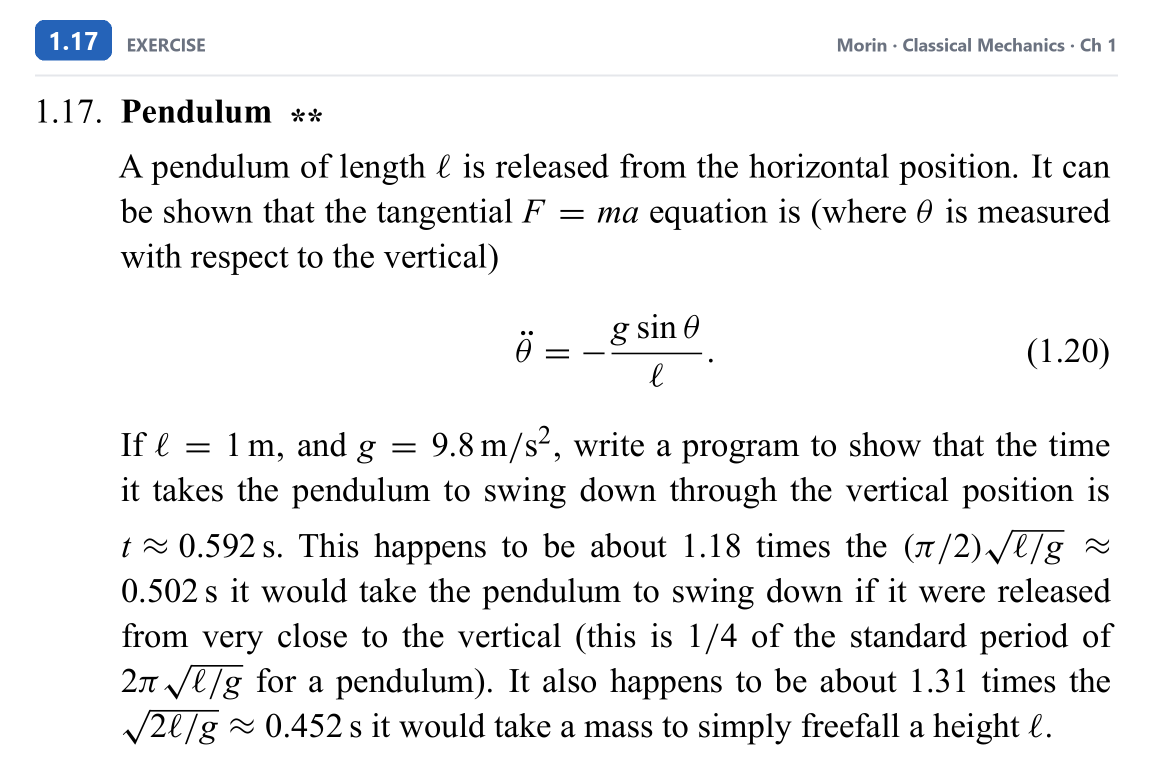
#> input picture importer_EJEE/sample_data/source_assets/0f2fbb44-646d-4618-8e80-bd0276111838.webp, 2305 x 1541 px (shown at 1/2 size)
$ python -i raster_figures.py   (imports and definitions only)
#> lines starting #> are read from the running program, lines starting #| are printed output that depends on the picture; after the words box and inside, x2 and y2 are one past the last pixel; in counts of white or black regions, pixels touching at a corner belong together
#> further down, picture is the input picture: PIL image 2305x1541 RGB; mean R, G, B 239.3, 239.5, 239.8
"""Lossless raster figure export shared by model previews and final publishing."""
import math
import numpy as np
from PIL import Image, ImageOps


def _border_pixels(rgb):
    return np.concatenate([rgb[0], rgb[-1], rgb[:, 0], rgb[:, -1]])


def background_colour(image):
    """Dominant page colour, read from the outer border of the full source."""
    rgb = np.asarray(image.convert('RGB'))
    return tuple(int(v) for v in np.median(_border_pixels(rgb), axis=0))


def background_is_dark(image):
    """True for black-board style pages (light writing on a dark canvas)."""
    return sum(background_colour(image)) / 3 < 96


def _drop_thin_rules(ink, rules, axis, coverage):
    """Remove only the pixels of thin page-spanning faint rules from ink.

    axis=0 -> horizontal rules (rows), axis=1 -> vertical rules (columns).
    """
    length = rules.shape[1] if axis == 0 else rules.shape[0]
    counts = rules.sum(axis=1 - axis)
    lines = [i for i in range(len(counts)) if counts[i] >= length * coverage]
    groups = []
    for i in lines:
        if groups and i == groups[-1][-1] + 1:
            groups[-1].append(i)
        else:
            groups.append([i])
    for group in groups:
        if len(group) <= 3:
            for i in group:
                if axis == 0:
                    ink[i] &= ~rules[i]
                else:
                    ink[:, i] &= ~rules[:, i]


def content_ink(image):
    """Mark real figure/text ink, ignoring page furniture, keeping original pixels.

    Light pages: ignore only faint, thin page-spanning neutral rules (the EJEE
    question/answer column divider is a full-height vertical one; notebook rules
    are horizontal). Dark axes, colored arrows and short gray labels remain
    content. Detect on the full source so a short line in a tight figure cannot
    look page-wide.

    Dark pages (black-board solutions): anything clearly brighter than the
    dominant dark background is ink. Treating the black canvas itself as ink
    made every crop edge look cut, so those crops could never be accepted.
    """
    rgb = np.asarray(image.convert('RGB'))
    if background_is_dark(image):
        bg = np.median(_border_pixels(rgb), axis=0)
        ink = np.abs(rgb.astype(np.int16) - bg.astype(np.int16)).max(axis=2) > 40
        return Image.fromarray((ink * 255).astype(np.uint8), 'L')
    rgb16 = rgb.astype(np.int16)
    low, high = rgb16.min(axis=2), rgb16.max(axis=2)
    lum = np.asarray(image.convert('L'))
    ink = lum < 245
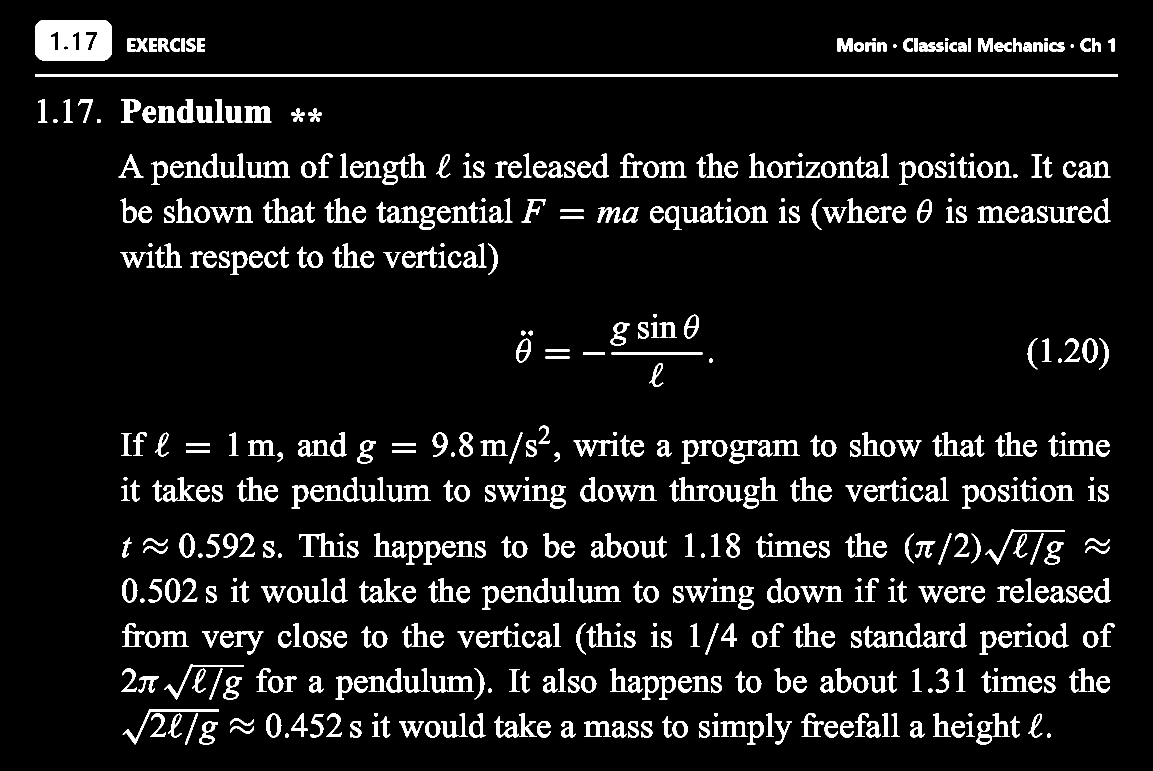
#> ink: shape (1541, 2305) bool (shown at 1/2 size); 7.8% white; 613 white regions, largest, box (x1, y1, x2, y2) and area: (70, 40, 224, 121) 11211, (70, 149, 2236, 153) 8664, (492, 323, 580, 356) 1295
    rules = ((high - low) <= 12) & (low >= 190) & (low < 245)
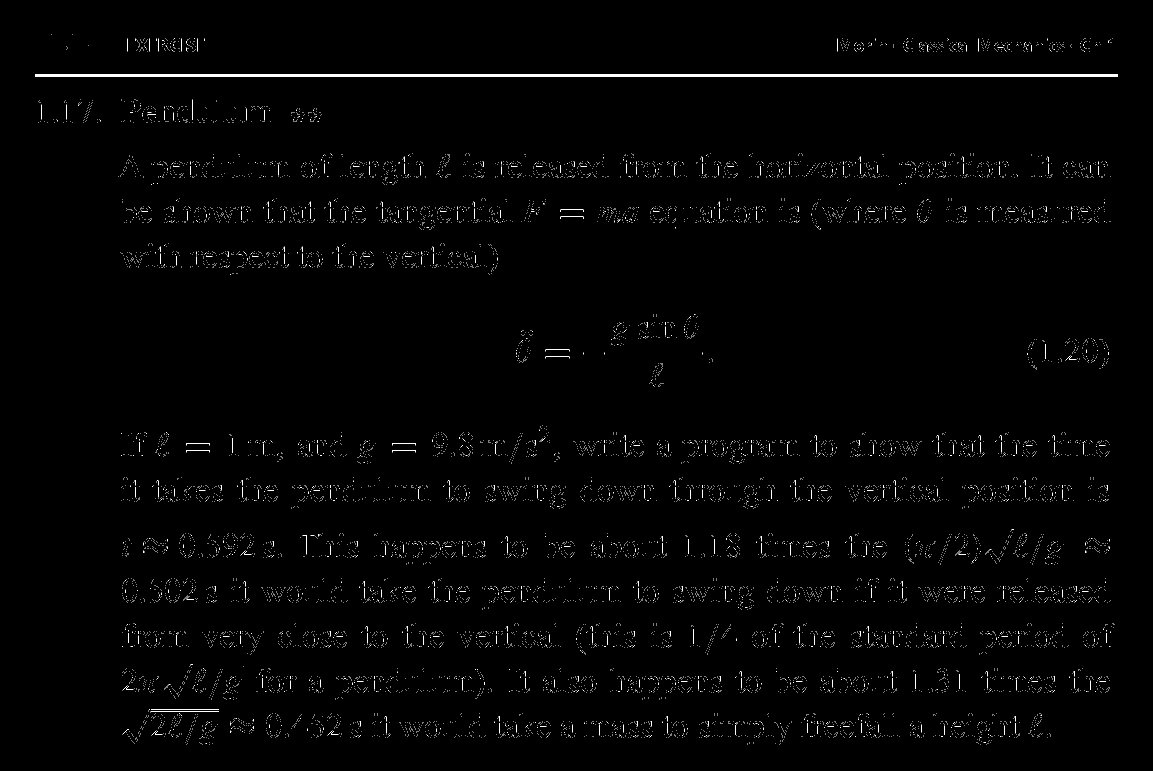
#> rules: shape (1541, 2305) bool (shown at 1/2 size); 0.91% white in thin lines or dots, all inside (x1, y1, x2, y2) = (70, 69, 2236, 1489)
    _drop_thin_rules(ink, rules, 0, .8)
#> in _drop_thin_rules, `counts = rules.sum(axis=1 - axis)`: counts = 1541 values, max 2166 at index 149, min 0 at index 0, mean 20.97
#> in _drop_thin_rules, `lines = [i for i in range(len(counts)) if counts[i] >= length * covera..`: lines = [149, 150, 151, 152]
#> the loop in _drop_thin_rules, `for i in lines:` made 4 passes
#> after the loop in _drop_thin_rules, `for i in lines:`: groups = [[149, 150, 151, 152]]
#> the loop in _drop_thin_rules, `for group in groups:` made 1 pass
    _drop_thin_rules(ink, rules, 1, .7)
    return Image.fromarray((ink * 255).astype(np.uint8), 'L')


# [27 lines left out: functions reviewed_source, render_reviewed_crop, not called in this run]


def has_unconfirmed_edges(report):
    return bool(report['edge_warnings'] and report['edge_warnings'] != report.get('confirmed_edge_warnings'))


# [94 lines left out: functions crop_figure, clear_crop_edges, nearby_clear_cuts, not called in this run]


def ink_components(image, *, grid=600, reach=.012):
    """Group ink into blobs by proximity (letters->words->paragraphs, strokes->diagram).

    Works on a coarse grid so it stays fast on 2400px pages. Returns
    [{'box': [l,t,r,b] in source px, 'ink': ink-cell count}] with tight boxes.
    """
    from PIL import ImageFilter
    mask = np.asarray(content_ink(image)) > 0
    height, width = mask.shape
    block = max(1, round(max(width, height) / grid))
    rows, cols = -(-height // block), -(-width // block)
    padded = np.zeros((rows * block, cols * block), bool)
    padded[:height, :width] = mask
    cells = padded.reshape(rows, block, cols, block).any(axis=(1, 3))
#> cells: shape (386, 577) bool; 13.2% white in thin lines or dots, all inside (x1, y1, x2, y2) = (17, 10, 559, 373)
    radius = max(1, round(reach * width / block))
    dilated = np.asarray(Image.fromarray((cells * 255).astype(np.uint8)).filter(
        ImageFilter.MaxFilter(2 * radius + 1))) > 0
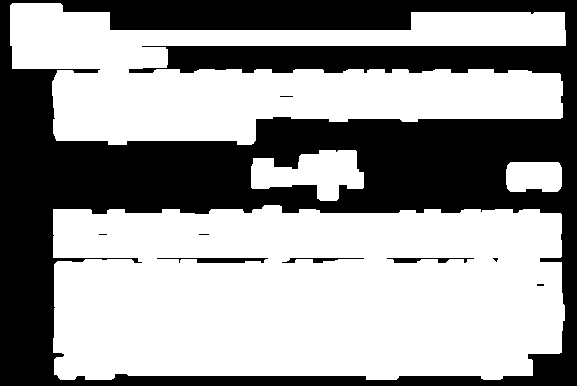
#> dilated: shape (386, 577) bool; 60.4% white; 9 black regions (5 under 20 px), largest, box (x1, y1, x2, y2) and area: (0, 0, 577, 386) 87477, (157, 258, 268, 263) 353, (387, 258, 474, 263) 236, (282, 258, 364, 263) 174
    labels = np.zeros(cells.shape, np.int32)
    count = 0
    for start in zip(*np.nonzero(dilated)):
        if labels[start]:
            continue
        count += 1
        labels[start] = count
        stack = [start]
        while stack:
            y, x = stack.pop()
            for ny in range(max(0, y - 1), min(rows, y + 2)):
                for nx in range(max(0, x - 1), min(cols, x + 2)):
                    if dilated[ny, nx] and not labels[ny, nx]:
                        labels[ny, nx] = count
                        stack.append((ny, nx))
#> this loop made 134425 passes
#> start on passes 2 to 4: (3, 13), (3, 14), (3, 15)
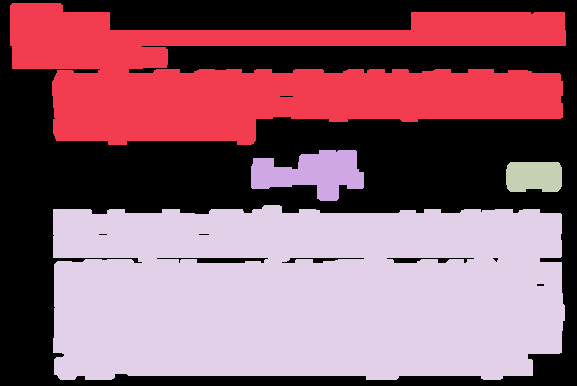
#> labels: shape (386, 577) int32; 5 distinct labels, from 0 to 4; one colour per label, 0 black
#> after the loop, count = 4
    result = []
    for label in range(1, count + 1):
        member = (labels == label) & cells
        if not member.any():
            continue
        ys, xs = np.nonzero(member)
        l, t, r, b = xs.min() * block, ys.min() * block, min(width, (xs.max() + 1) * block), min(height, (ys.max() + 1) * block)
        tight = mask[t:b, l:r]
        ty, tx = np.nonzero(tight)
        result.append({'box': [l + int(tx.min()), t + int(ty.min()), l + int(tx.max()) + 1, t + int(ty.max()) + 1],
                       'ink': int(member.sum())})
#> this loop made 4 passes
#> (l, t, r, b) on passes 1 to 4: (68, 40, 2236, 552), (1032, 628, 1428, 776), (2052, 676, 2220, 740), (240, 848, 2232, 1492)
#> pass 1, in ink_components, `member = (labels == label) & cells`:
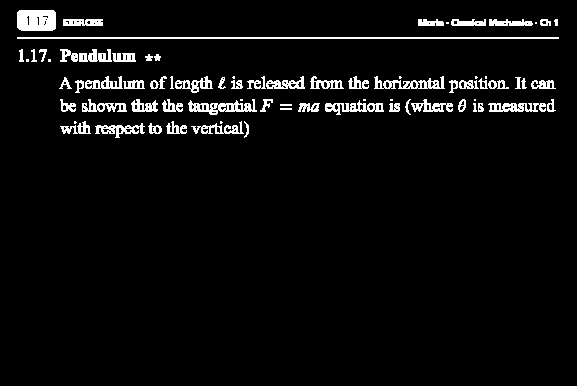
#> member: shape (386, 577) bool; 4.6% white; 77 white regions (14 under 20 px), largest, box (x1, y1, x2, y2) and area: (17, 37, 559, 39) 1084, (17, 10, 56, 31) 772, (188, 99, 257, 115) 497
#> after the loop:
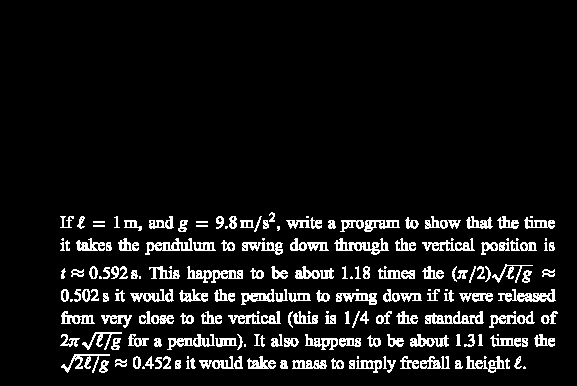
#> member: shape (386, 577) bool; 8.2% white in thin lines or dots, all inside (x1, y1, x2, y2) = (60, 212, 558, 373)
#> after the loop:
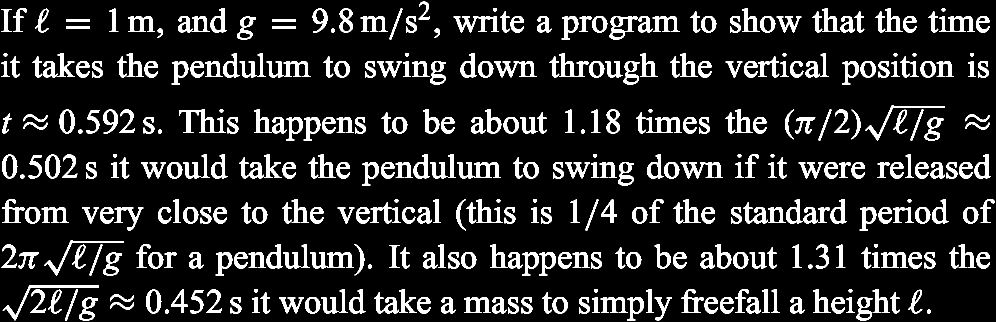
#> tight: shape (644, 1992) bool (shown at 1/2 size); 13.4% white; 391 white regions, largest, box (x1, y1, x2, y2) and area: (533, 122, 621, 155) 1295, (914, 324, 1002, 357) 1295, (620, 504, 708, 537) 1295
#> after the loop, result = 4 items
    return result


# [4 lines left out: function _overlap, not called in this run]


def _area(box):
    return max(0, box[2] - box[0]) * max(0, box[3] - box[1])


# [53 lines left out: functions snap_to_ink_blobs, snap_within_reach, figure_candidates, not called in this run]

>>> from PIL import Image
>>> picture = Image.open('sample_data/source_assets/0f2fbb44-646d-4618-8e80-bd0276111838.webp')
>>> result = ink_components(picture)
#> result = 4 items

$ run again, on importer_EJEE/sample_data/source_assets/11387e30-6dd8-4e86-a5d2-8b90fc64c219.webp
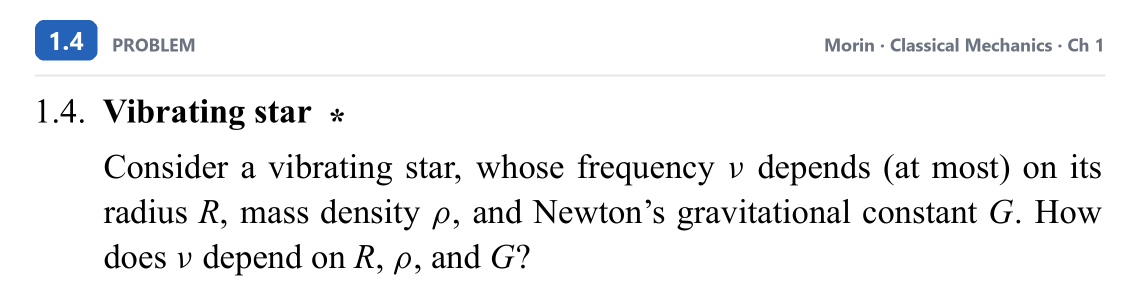
#> input picture importer_EJEE/sample_data/source_assets/11387e30-6dd8-4e86-a5d2-8b90fc64c219.webp, 2280 x 603 px (shown at 1/2 size)
#> picture is the input picture: PIL image 2280x603 RGB; mean R, G, B 241.7, 242.1, 242.8
#> in content_ink, `ink = lum < 245`:
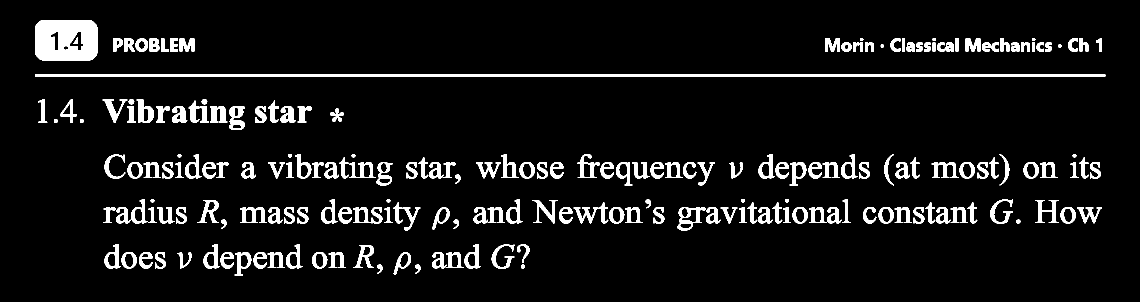
#> ink: shape (603, 2280) bool (shown at 1/2 size); 7.1% white; 205 white regions, largest, box (x1, y1, x2, y2) and area: (70, 40, 195, 121) 8993, (70, 149, 2211, 153) 8564, (1355, 414, 1411, 461) 1011
#> rules: shape (603, 2280) bool; 1.1% white; 4070 white regions (4044 under 20 px), largest, box (x1, y1, x2, y2) and area: (70, 149, 2211, 153) 8564, (82, 209, 83, 239) 30, (2076, 408, 2077, 438) 30
#> counts = 603 values, max 2141 at index 149, min 0 at index 0, mean 26.07
#> lines = [149, 150, 151, 152]
#> the loop in _drop_thin_rules, `for i in lines:` made 4 passes
#> after the loop in _drop_thin_rules, `for i in lines:`: groups = [[149, 150, 151, 152]]
#> the loop in _drop_thin_rules, `for group in groups:` made 1 pass
#> cells: shape (151, 570) bool; 11.7% white in thin lines or dots, all inside (x1, y1, x2, y2) = (17, 10, 553, 138)
#> dilated: shape (151, 570) bool; 54.6% white; 1 black region, box (x1, y1, x2, y2) and area: (0, 0, 570, 151) 39060
#> the loop in ink_components, `for start in zip(*np.nonzero(dilated)):` made 47010 passes
#> start on passes 2 to 4: (3, 13), (3, 14), (3, 15)
#> after the loop in ink_components, `for start in zip(*np.nonzero(dilated)):`: count = 1
#> the loop in ink_components, `for label in range(1, count + 1):` made 1 pass
#> (l, t, r, b) on pass 1: (68, 40, 2212, 552)
#> pass 1, in ink_components, `tight = mask[t:b, l:r]`:
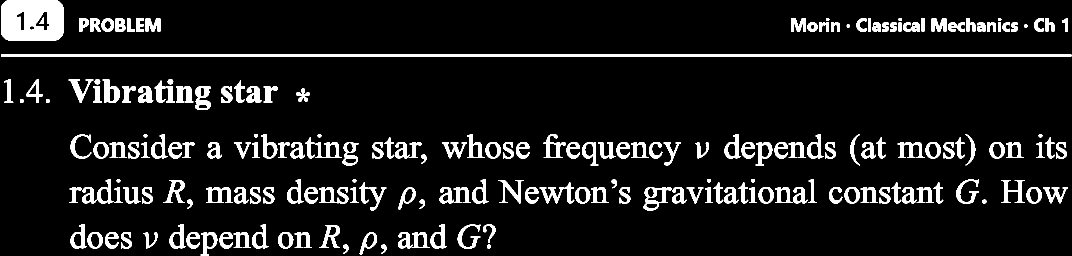
#> tight: shape (512, 2144) bool (shown at 1/2 size); 8.9% white; 205 white regions, largest, box (x1, y1, x2, y2) and area: (2, 0, 127, 81) 8993, (2, 109, 2143, 113) 8564, (1287, 374, 1343, 421) 1011
#> after the loop in ink_components, `for label in range(1, count + 1):`: result = 1 item

$ run again, on importer_EJEE/sample_data/source_assets/14d380e0-c6af-4e4a-b3c9-f247d7685e7d.webp
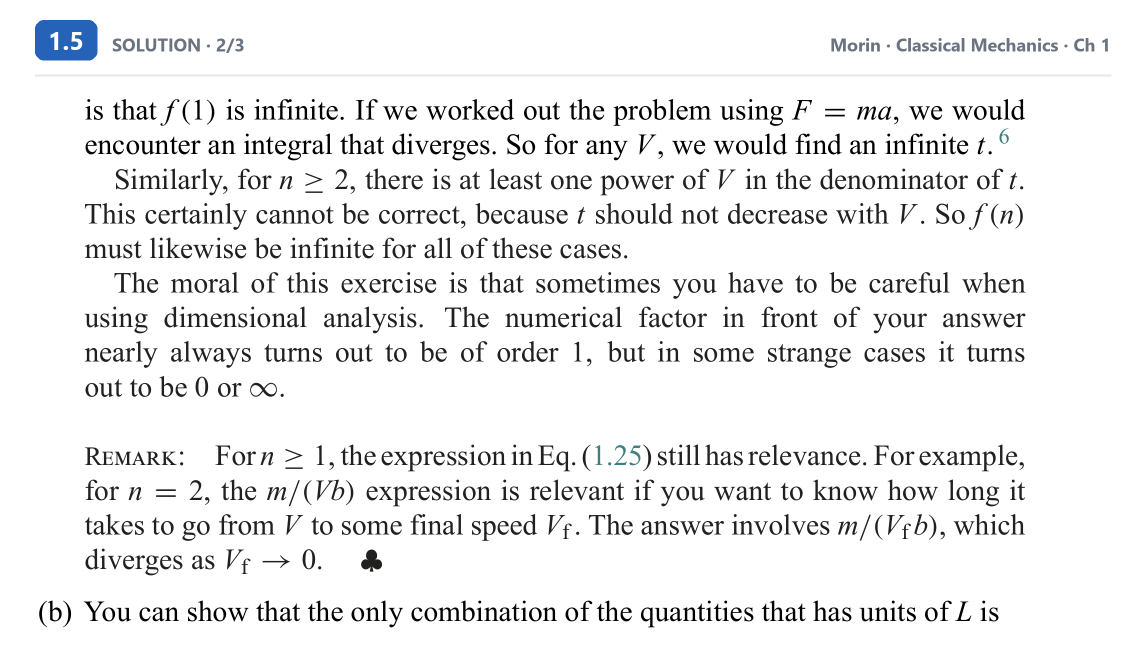
#> input picture importer_EJEE/sample_data/source_assets/14d380e0-c6af-4e4a-b3c9-f247d7685e7d.webp, 2292 x 1307 px (shown at 1/2 size)
#> picture is the input picture: PIL image 2292x1307 RGB; mean R, G, B 238.8, 238.9, 239.2
#> ink: shape (1307, 2292) bool; 9.2% white; 844 white regions, largest, box (x1, y1, x2, y2) and area: (70, 40, 195, 121) 9085, (70, 149, 2223, 153) 8612, (722, 1099, 765, 1144) 1203
#> rules: shape (1307, 2292) bool; 1.4% white in thin lines or dots, all inside (x1, y1, x2, y2) = (70, 67, 2223, 1255)
#> counts = 1307 values, max 2153 at index 149, min 0 at index 0, mean 31.97
#> lines = [149, 150, 151, 152]
#> the loop in _drop_thin_rules, `for i in lines:` made 4 passes
#> after the loop in _drop_thin_rules, `for i in lines:`: groups = [[149, 150, 151, 152]]
#> the loop in _drop_thin_rules, `for group in groups:` made 1 pass
#> cells: shape (327, 573) bool; 16.4% white in thin lines or dots, all inside (x1, y1, x2, y2) = (17, 10, 556, 314)
#> dilated: shape (327, 573) bool; 67.2% white; 3 black regions (1 under 20 px), largest, box (x1, y1, x2, y2) and area: (0, 0, 573, 327) 61323, (131, 275, 183, 296) 195
#> the loop in ink_components, `for start in zip(*np.nonzero(dilated)):` made 125845 passes
#> start on passes 2 to 4: (3, 13), (3, 14), (3, 15)
#> after the loop in ink_components, `for start in zip(*np.nonzero(dilated)):`:
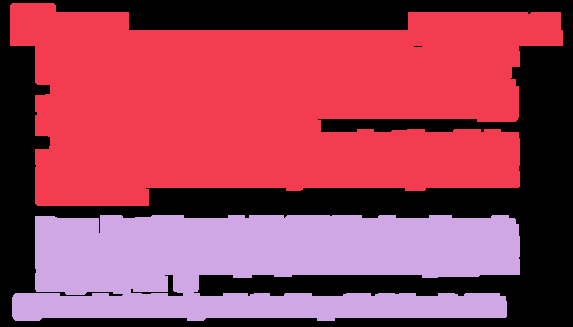
#> labels: shape (327, 573) int32; 3 distinct labels, from 0 to 2; one colour per label, 0 black
#> after the loop in ink_components, `for start in zip(*np.nonzero(dilated)):`: count = 2
#> the loop in ink_components, `for label in range(1, count + 1):` made 2 passes
#> (l, t, r, b) on passes 1 to 2: (68, 40, 2224, 796), (76, 888, 2052, 1256)
#> pass 2, in ink_components, `tight = mask[t:b, l:r]`:
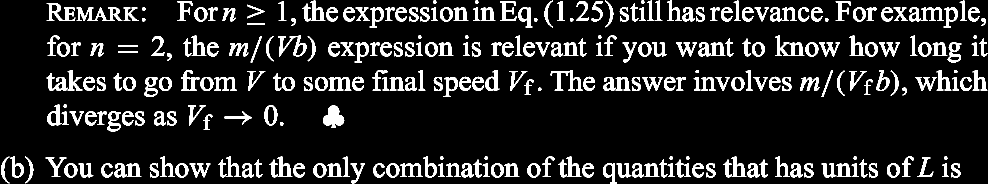
#> tight: shape (368, 1976) bool (shown at 1/2 size); 12.3% white; 286 white regions, largest, box (x1, y1, x2, y2) and area: (646, 211, 689, 256) 1203, (153, 14, 245, 42) 1044, (1550, 71, 1609, 112) 852
#> after the loop in ink_components, `for label in range(1, count + 1):`: result = 2 items
